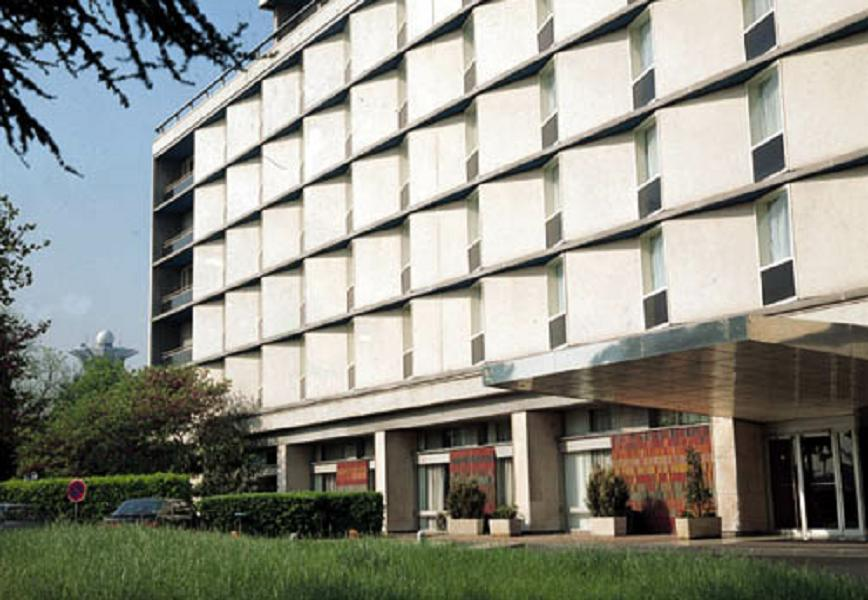
#> input picture ICV_2022FallWinterTerm/lab_04/building.jpeg, 868 x 600 px
$ jupyter execute --allow-errors 'Image Stitching.ipynb'   (shell and % lines are left out)
#> lines starting #> are read from the running program, lines starting #| are printed output that depends on the picture
# Lab 04: Image Matching and Image Stitching

In this lab, you'll implement and play with the algorithms taught in course 5 and 6.

- Student Name: 你的名字
- Student ID: 你的学号
- Date: 2021-10-27

---

## Part I: Image Matching

### Task 1: Find corners with harris detector

[cell 1]
import cv2
import numpy as np
import matplotlib.pyplot as plt

[cell 2]
# Let's load an example image
filename = 'building.jpeg'
img = cv2.imread(filename, cv2.IMREAD_GRAYSCALE)
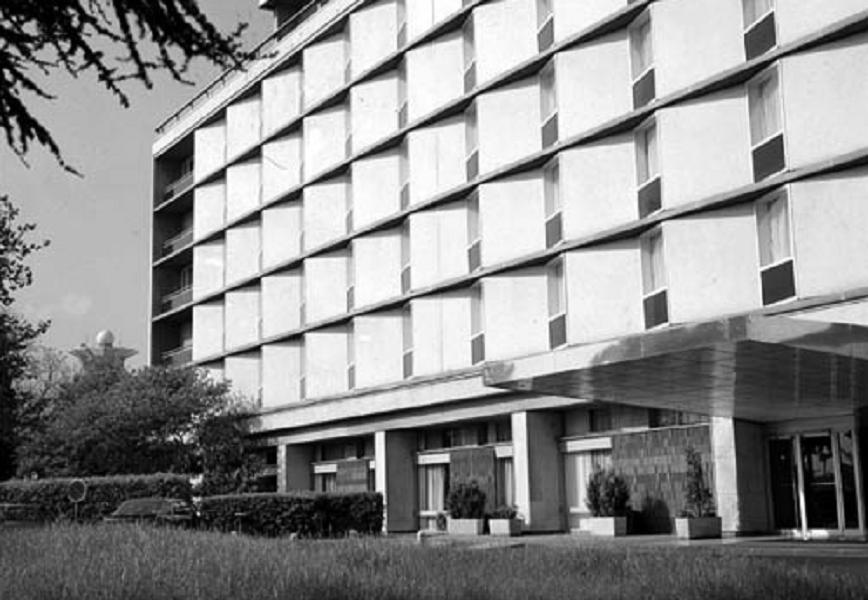
#> img: shape (600, 868); min 0, max 255, mean 142.3
fig = plt.imshow(img, cmap='gray')

Step 1. Compute the covariance matrix at each point

$$H=\sum_{(u,v)}w(u,v)\begin{bmatrix}I_x^2& I_xI_y\\I_xI_y &I_y^2\end{bmatrix}$$

where $I_x=\frac{\partial f}{\partial x}, I_y=\frac{\partial f}{\partial y}$ .

[cell 3]
# use sobel operator at every location

# gaussian weights, what window-size should be used?

# compute H
H = ...

Step 2. Harris response

Theoretically, we can compute eigenvalues

$H=\begin{bmatrix}a&b\\c&d\end{bmatrix}\quad \lambda_\pm=\frac{1}{2}((a+d)\pm\sqrt{4bc+(a-d)^2})$

and then classify points using eigenvalues of H, like:

However, computing eigenvalues are expensive, so we use the following alternative

$$f=\frac{\lambda_1 \lambda_2}{\lambda_1+\lambda_2}=\frac{determinant(H)}{trace(H)}$$

where $det(\begin{bmatrix}a&b\\c&d\end{bmatrix})=ad-bc$,   and $trace(\begin{bmatrix}a&b\\c&d\end{bmatrix})=a+d$

[cell 4]
# compute harris response
f = ...

Step 3. Threshold $f$ and visualize

we skip non-maximum suppression operation here. You only need to visualize the thresholded harris response map.

[cell 5]
# threshold and visualize the response map

Further reading:

[【计算机视觉】2. 特征点检测：Harris, SIFT, SURF, ORB](https://zhuanlan.zhihu.com/p/36382429)

### Task 2: SIFT

To do this task, read [opencv documentation on SIFT](https://docs.opencv.org/4.5.4/d7/d60/classcv_1_1SIFT.html) first, and use it for local feature detection and description.

[cell 6]
# load an image
img0 = cv2.imread("1.jpeg", cv2.IMREAD_GRAYSCALE)
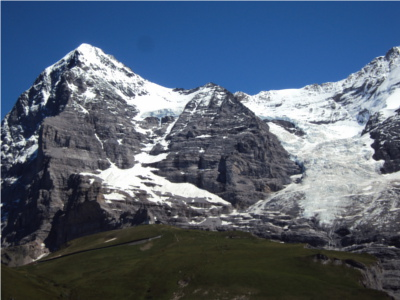
#> input picture ICV_2022FallWinterTerm/lab_04/1.jpeg, 400 x 300 px
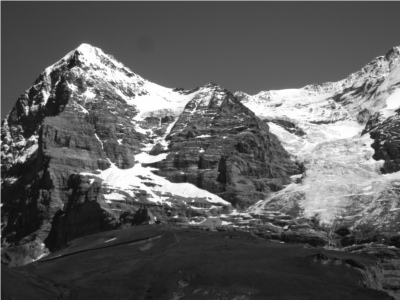
#> img0: shape (300, 400); min 9, max 255, mean 93.9
img1 = cv2.imread("2.jpeg", cv2.IMREAD_GRAYSCALE)
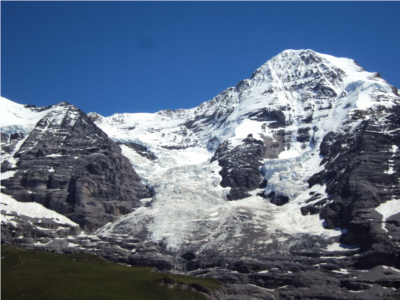
#> input picture ICV_2022FallWinterTerm/lab_04/2.jpeg, 400 x 300 px
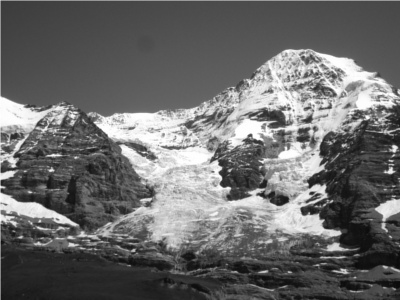
#> img1: shape (300, 400); min 8, max 255, mean 106.5

[cell 7]
# creat sift extractor (detector + descriptor)
SIFT = ...

# get the detector and descriptor
#> (the rest of this cell did not finish here and is left out)

For SIFT descriptors, people usually match them with ratio-test.

(1) Please list the main advantage of ratio-test in matching SIFT descriptors.

(2) Do you think mutual-nearest-neighbor method can also work?

 <span style="color:red">


 REPLACE THIS WITH YOUR ANSWER


 </span>

[cell 8]
# compute descriptor distance
distance = ...

# ratio test
#> (the rest of this cell did not finish here and is left out)

And visualize the final matches.

[cell 9]
# visualization
from utils import make_matching_figure
#> (the rest of this cell did not finish here and is left out)

---

## Part II: Image Stitching

One application fo image matching is to stitch multiple images and get one panorama.

### Task 3: Transformation

Considering 2 images as input, you can use SIFT (provided by cv2) to find the transformation between them (implement it on your own).

[cell 10]
import cv2
import numpy as np
import matplotlib.pyplot as plt

[cell 11]
# load images
img0_rgb = cv2.imread("1.jpeg", cv2.IMREAD_COLOR)[..., [2,1,0]]
img1_rgb = cv2.imread("2.jpeg", cv2.IMREAD_COLOR)[..., [2,1,0]]
#> (the rest of this cell did not finish here and is left out)
